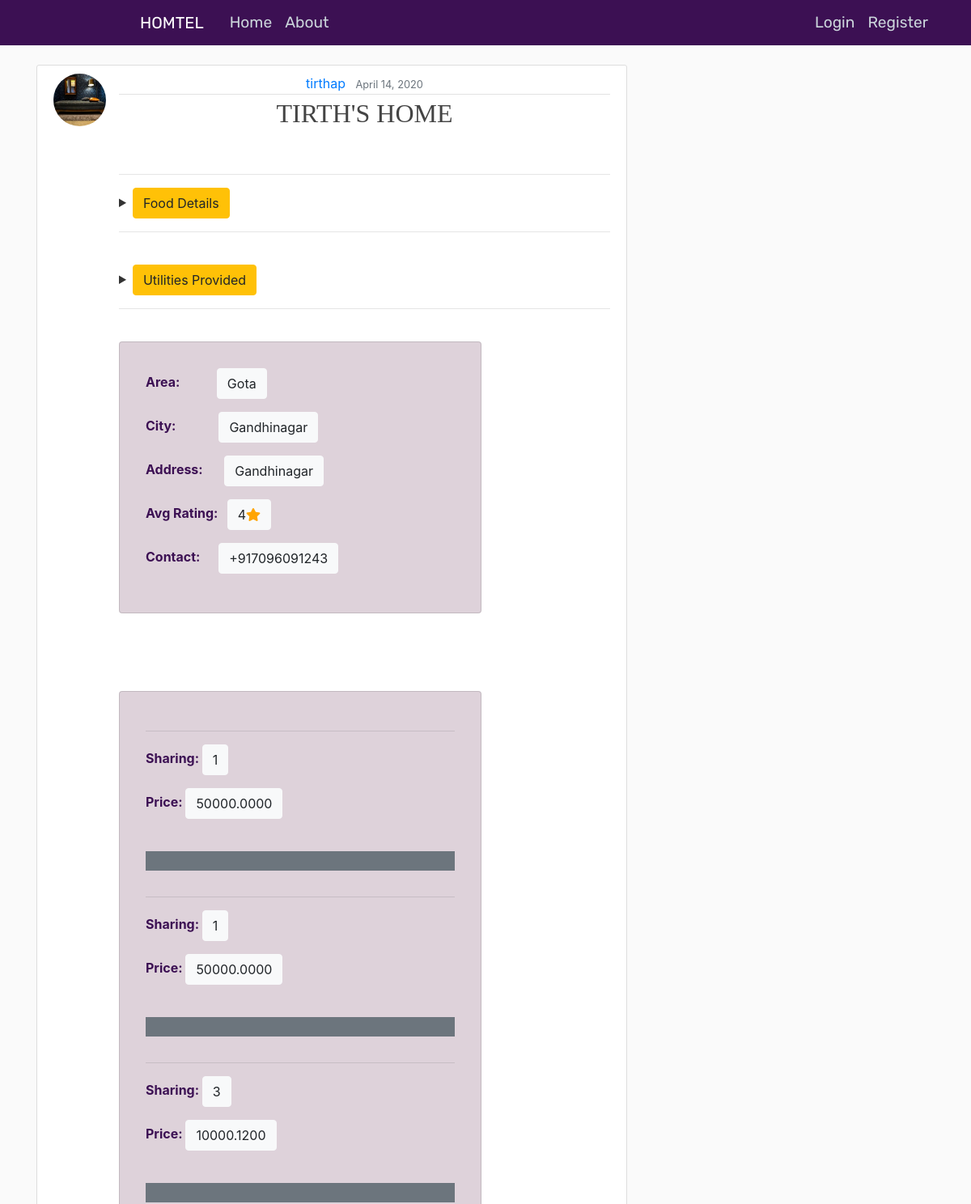
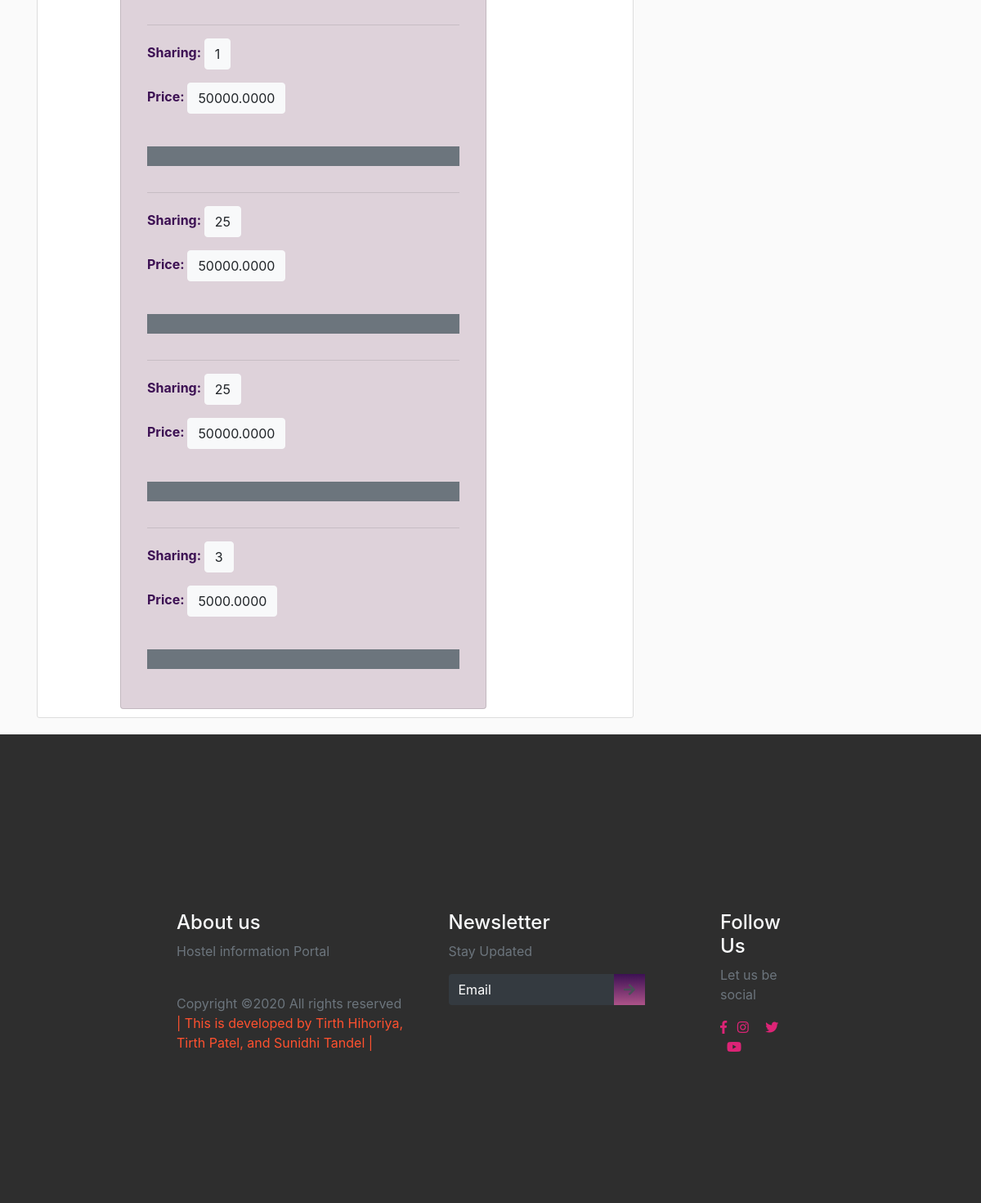
/post/1, run on the app's committed database (2 pictures, top to bottom).
### blog/models.py (models this page shows, shortened)
class Post(models.Model):
    CITY_CHOICES = [
        ("gandhinagar", "Gandhinagar"),
        ("ahmedabad", "Ahmedabad"),
        ("bhavnagar", "Bhavnagar"),
    ]
    AREA_CHOICES = [
        ("gota", "Gota"),
        ("vaishnodevi", "Vaishnodevi"),
        ("godhrej", "Godhrej Garden City"),
    ]
    RATING_CHOICES = [("1", "1"), ("2", "2"), ("3", "3"), ("4", "4"), ("5", "5")]
    hostel_name = models.CharField(max_length=20)
    address = models.CharField(max_length=100, default="UNK")
    area = models.CharField(max_length=20, choices=AREA_CHOICES, default="UNK")
    city = models.CharField(max_length=20, choices=CITY_CHOICES, default="UNK")
    contact = PhoneNumberField(null=True, blank=True, unique=True)
    rating = models.CharField(max_length=1, choices=RATING_CHOICES, default="UNK")
    breakfast = models.BooleanField(default=False)
    lunch = models.BooleanField(default=False)
    dinner = models.BooleanField(default=False)
    transportation = models.BooleanField(default=False)
    cctv = models.BooleanField(default=False)
    fridge = models.BooleanField(default=False)
    washing_machine = models.BooleanField(default=False)
    geyser = models.BooleanField(default=False)
    ac = models.BooleanField(default=False)
    date_posted = models.DateTimeField(
        default=timezone.now
    )  # only when post was created use--> auto_now_add=True
    author = models.ForeignKey(User, on_delete=models.CASCADE)

class RoomCategory(models.Model):
    hostel = models.ForeignKey(Post, on_delete=models.CASCADE, null=True)
    sharing = models.IntegerField(default=1)
    price = models.DecimalField(default=50000.0000, max_digits=12, decimal_places=4)

### users/models.py (models this page shows, shortened)
class Profile(models.Model):
    user = models.OneToOneField(User, on_delete=models.CASCADE)
    image = models.ImageField(default="default.jpg", upload_to="profile_pics")

### blog/views.py (the view)
# urls.py: path("post/<int:pk>", views.post_detail_view, name="post-detail"),
def post_detail_view(request,*args,**kwargs):
    h = Post.objects.get(id=kwargs['pk'])
    room_cat = RoomCategory.objects.filter(hostel_id=h.id)
    context = {
        'object' : h,
        'posts' : room_cat
    }
    template_name = "blog/post_detail.html"
    return render(request, "blog/post_detail.html", context)

### blog/templates/blog/post_detail.html (shortened to what this page needs)
{% extends "blog/base.html" %}
{% block content %}
    <article class="media content-section" >
        <img src="{{ object.author.profile.image.url }}" alt="profile_pic" class="rounded-circle article-img">
        <div class="media-body">
        <div class="article-metadata"style="text-align: center;">
            <a class="mr-2" href="{% url 'user-posts' object.author.username %}">{{ object.author }}</a>
            <small class="text-muted">{{ object.date_posted|date:"F d, Y" }}</small>
        </div>
        <h2 class="article-title" style="font-family: 'Franklin Gothic Medium'; text-align: center;">{{ object.hostel_name.upper }}</h2>
        <div class="article-specs">
            <br>
            <hr>
            <details>
            <summary><button type="button" class="btn btn-warning">Food Details</button></summary><br>
            </details>
            <hr><br>
            <details>
                <summary><button type="button" class="btn btn-warning">Utilities Provided</button></summary><br>
                </details>
                <hr><br>
                <div class="card" style="width :28rem; padding :2rem ; align-self: center; background: #53103c30;">
                    <p class="article-content-a" style="color: #3c1053; font-weight: bold;">Area:&nbsp;&nbsp;&nbsp;&nbsp;&nbsp;&nbsp;&nbsp;&nbsp;&nbsp;&nbsp; &nbsp;<button type="button" class="btn btn-light">{{ object.area.capitalize}}</button></p>
                    <p class="article-content-a" style="color: #3c1053; font-weight: bold;">City:&nbsp;&nbsp;&nbsp;&nbsp;&nbsp;&nbsp; &nbsp;&nbsp;&nbsp;&nbsp;&nbsp;&nbsp;&nbsp;<button type="button" class="btn btn-light">{{ object.city.capitalize}}</button></p>
                    <p class="article-content-a" style="color: #3c1053; font-weight: bold;">Address:&nbsp;&nbsp;&nbsp;&nbsp;&nbsp;&nbsp; <button type="button" class="btn btn-light">{{ object.address.capitalize}}</button></p>
                    <p class="article-content-a" style="color: #3c1053; font-weight: bold;">Avg Rating:&nbsp;&nbsp;&nbsp;<button typr="button" class="btn btn-light"> 4<span class="fa fa-star checked"></span></button></p>
                    <p class="article-content-a" style="color: #3c1053; font-weight: bold;">Contact:&nbsp;&nbsp;&nbsp;&nbsp;&nbsp;&nbsp;<button type="button" class="btn btn-light">{{ object.contact }}</button></p>
                    </div>
        <br><br>
        <br><br>
    <div class="card" style="width :28rem; padding :2rem ; align-self: center; background: #53103c30;">
    {% for rc in posts %}
    <hr>
    <p class="article-content-a" style="color: #3c1053; font-weight: bold;"> Sharing: <button type="button" class="btn btn-light"> {{ rc.sharing }} </button> </p>
    <p class="article-content-a" style="color: #3c1053; font-weight: bold;"> Price: <button type="button" class="btn btn-light"> {{ rc.price }} </button></p>
    <br>
    {% if object.author == user %}
        <a href="{% url 'post-room-update' rc.id %}" class="btn btn-secondary btn-sm mt-1 mb-1" width = 10px> UpdateRoom</a>
        <a href="{% url 'post-room-delete' rc.id %}" class="btn btn-danger btn-sm mt-1 mb-1" > DeleteRoom</a>
    {% else %}
        <p class ="btn-secondary">&nbsp;&nbsp;&nbsp;&nbsp;&nbsp;&nbsp;&nbsp;&nbsp;&nbsp;&nbsp;</p>
    {% endif %}
    {% endfor %}
    </div>
        </div>
    </article>
{% endblock content %}

### blog/static/blog/main.css (style rules this page uses)
body { background: #fafafa; color: #333333; margin-top: 5rem; }
h1, h2, h3, h4, h5, h6 { color: #f8f9fa; }
.content-section { background: #ffffff; padding: 10px 20px; border: 1px solid #dddddd; border-radius: 3px; margin-bottom: 20px; }
.article-title { color: #444444; font-family: 'Franklin Gothic Medium', 'Arial Narrow', Arial, sans-serif; }
.article-content-a { white-space: pre-line; color: #3c1053; font-weight: bold; }
.article-img { height: 65px; width: 65px; margin-right: 16px; }
.article-metadata { padding-bottom: 1px; margin-bottom: 4px; border-bottom: 1px solid #e3e3e3 }

### blog/static/blog/Style.css (style rules this page uses)
* { box-sizing: border-box; }
:root { --Rubik-font: "Rubik", cursive; --Rubik: "Rubik", cursive; --Patua: "Patua One", cursive; --Lobster: "lobster", cursive; --light-black: #2e2c2caf; --bggradient: linear-gradient(to bottom, #3c1053 ,#ad5389); --light-gray: rgba(255, 255, 255, 0.877); }

### blog/templates/blog/base.html (style rules this page uses)
.checked { color: orange; }
h2 { color: black ; }

### data on the page
Post: author.profile.image (placeholder picture), author "tirthap", date_posted "April 14, 2020", hostel_name "TIRTH'S HOME", area "Gota", city "Gandhinagar", address "Gandhinagar", contact "+917096091243"
RoomCategory: sharing "1", price "50000.0000"
RoomCategory: sharing "1", price "50000.0000"
RoomCategory: sharing "3", price "10000.1200"
RoomCategory: sharing "1", price "50000.0000"
RoomCategory: sharing "25", price "50000.0000"
RoomCategory: sharing "25", price "50000.0000"
RoomCategory: sharing "3", price "5000.0000"
